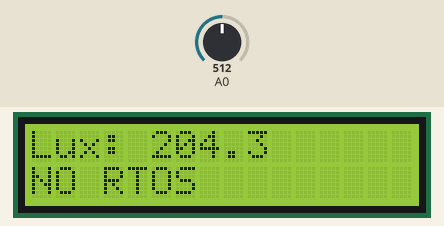
Simulated run of this sketch. Board: Arduino Uno, built with avr-gcc and run on an emulated ATmega328P. Parts: 16×2 character LCD. The inputs (shaded band) are chosen by the test bench; at power-on: A0 = 512. The local clock reads 2024-03-15 10:24:30 at power-on unless the sketch sets it; what the sketch prints to the serial monitor is not drawn.

Above: at 2.2 s.
2.3 s: A0 set to 716
At 3.7 s:
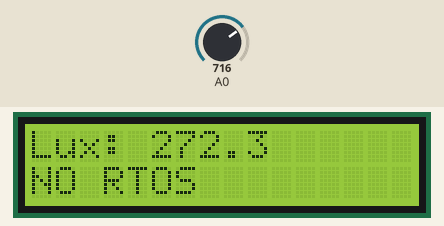
4.0 s: A0 set to 900
At 4.9 s:
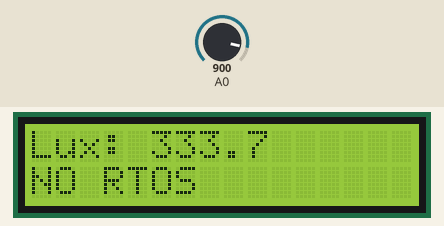
5.5 s: A0 set to 1010
At 6.2 s:
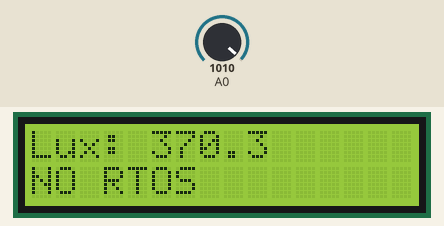
Timing chart, 0 to 8.5 s (numbered marks = the images above; inputs shaded):
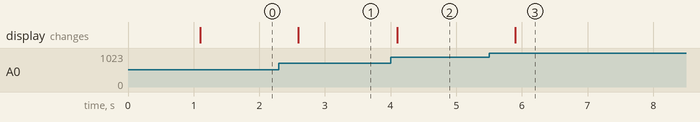

Measured:
- after the input at 2.3 s, the display: changes after 0.30 s (image 1)
- after the input at 4.0 s, the display: changes after 0.10 s (image 2)
- after the input at 5.5 s, the display: changes after 0.40 s (image 3)

The sketch:

Without_FreeRTOS.ino
```cpp
#include <Wire.h>
#include <LiquidCrystal_I2C.h>
#include <RTClib.h>
#include <math.h>

LiquidCrystal_I2C lcd(0x27, 16, 2);
RTC_DS1307 rtc;

unsigned long lastLuxMeasure = 0;
unsigned long lastLCDUpdate  = 0;
unsigned long lastRTCPrint   = 0;

float currentLux = 0.0;

float calculateLuxFromADC(int adcValue) {
    return (adcValue + 101.0f) / 3.0f;
}

void setup() {
    Serial.begin(9600);
    Wire.begin();

    lcd.init();
    lcd.backlight();

    if (!rtc.begin()) {
        lcd.print("RTC ERR");
        while (1);
    }

    lcd.clear();
    lcd.print("System OK");
    delay(1000);
}

void loop() {

    if (millis() - lastLuxMeasure >= 200) {
        lastLuxMeasure = millis();
        int adc = analogRead(A0);
        currentLux = calculateLuxFromADC(adc);
    }

    if (millis() - lastLCDUpdate >= 300) {
        lastLCDUpdate = millis();

        lcd.clear();
        lcd.setCursor(0, 0);
        lcd.print("Lux: ");
        lcd.print(currentLux, 1);

        lcd.setCursor(0, 1);
        lcd.print("NO RTOS");
    }

    if (millis() - lastRTCPrint >= 1000) {
        lastRTCPrint = millis();

        DateTime t = rtc.now();
        Serial.print("Time: ");
        Serial.print(t.hour());
        Serial.print(":");
        Serial.print(t.minute());
        Serial.print(":");
        Serial.println(t.second());
    }
}
```
